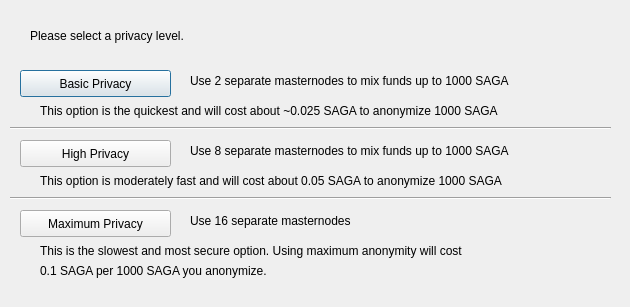
<?xml version="1.0" encoding="UTF-8"?>
<ui version="4.0">
 <class>DarksendConfig</class>
 <widget class="QDialog" name="DarksendConfig">
  <property name="geometry">
   <rect>
    <x>0</x>
    <y>0</y>
    <width>630</width>
    <height>307</height>
   </rect>
  </property>
  <property name="windowTitle">
   <string>Configure Darksend</string>
  </property>
  <widget class="QPushButton" name="buttonBasic">
   <property name="geometry">
    <rect>
     <x>20</x>
     <y>70</y>
     <width>151</width>
     <height>27</height>
    </rect>
   </property>
   <property name="text">
    <string>Basic Privacy</string>
   </property>
  </widget>
  <widget class="QPushButton" name="buttonHigh">
   <property name="geometry">
    <rect>
     <x>20</x>
     <y>140</y>
     <width>151</width>
     <height>27</height>
    </rect>
   </property>
   <property name="text">
    <string>High Privacy</string>
   </property>
  </widget>
  <widget class="QPushButton" name="buttonMax">
   <property name="geometry">
    <rect>
     <x>20</x>
     <y>210</y>
     <width>151</width>
     <height>27</height>
    </rect>
   </property>
   <property name="text">
    <string>Maximum Privacy</string>
   </property>
  </widget>
  <widget class="QLabel" name="label">
   <property name="geometry">
    <rect>
     <x>30</x>
     <y>20</y>
     <width>571</width>
     <height>31</height>
    </rect>
   </property>
   <property name="text">
    <string>Please select a privacy level.</string>
   </property>
  </widget>
  <widget class="QLabel" name="label_2">
   <property name="geometry">
    <rect>
     <x>190</x>
     <y>70</y>
     <width>421</width>
     <height>21</height>
    </rect>
   </property>
   <property name="text">
    <string>Use 2 separate masternodes to mix funds up to 1000 SAGA</string>
   </property>
  </widget>
  <widget class="QLabel" name="label_3">
   <property name="geometry">
    <rect>
     <x>190</x>
     <y>140</y>
     <width>411</width>
     <height>21</height>
    </rect>
   </property>
   <property name="text">
    <string>Use 8 separate masternodes to mix funds up to 1000 SAGA</string>
   </property>
  </widget>
  <widget class="QLabel" name="label_4">
   <property name="geometry">
    <rect>
     <x>190</x>
     <y>210</y>
     <width>421</width>
     <height>21</height>
    </rect>
   </property>
   <property name="text">
    <string>Use 16 separate masternodes</string>
   </property>
  </widget>
  <widget class="QLabel" name="label_6">
   <property name="geometry">
    <rect>
     <x>40</x>
     <y>100</y>
     <width>561</width>
     <height>21</height>
    </rect>
   </property>
   <property name="text">
    <string>This option is the quickest and will cost about ~0.025 SAGA to anonymize 1000 SAGA</string>
   </property>
  </widget>
  <widget class="QLabel" name="label_7">
   <property name="geometry">
    <rect>
     <x>40</x>
     <y>170</y>
     <width>561</width>
     <height>21</height>
    </rect>
   </property>
   <property name="text">
    <string>This option is moderately fast and will cost about 0.05 SAGA to anonymize 1000 SAGA</string>
   </property>
  </widget>
  <widget class="QLabel" name="label_8">
   <property name="geometry">
    <rect>
     <x>40</x>
     <y>240</y>
     <width>561</width>
     <height>21</height>
    </rect>
   </property>
   <property name="text">
    <string>This is the slowest and most secure option. Using maximum anonymity will cost</string>
   </property>
  </widget>
  <widget class="QLabel" name="label_9">
   <property name="geometry">
    <rect>
     <x>40</x>
     <y>260</y>
     <width>561</width>
     <height>21</height>
    </rect>
   </property>
   <property name="text">
    <string>0.1 SAGA per 1000 SAGA you anonymize.</string>
   </property>
  </widget>
  <widget class="Line" name="line">
   <property name="geometry">
    <rect>
     <x>10</x>
     <y>120</y>
     <width>601</width>
     <height>16</height>
    </rect>
   </property>
   <property name="orientation">
    <enum>Qt::Horizontal</enum>
   </property>
  </widget>
  <widget class="Line" name="line_2">
   <property name="geometry">
    <rect>
     <x>10</x>
     <y>190</y>
     <width>601</width>
     <height>16</height>
    </rect>
   </property>
   <property name="orientation">
    <enum>Qt::Horizontal</enum>
   </property>
  </widget>
 </widget>
 <resources/>
 <connections/>
</ui>
